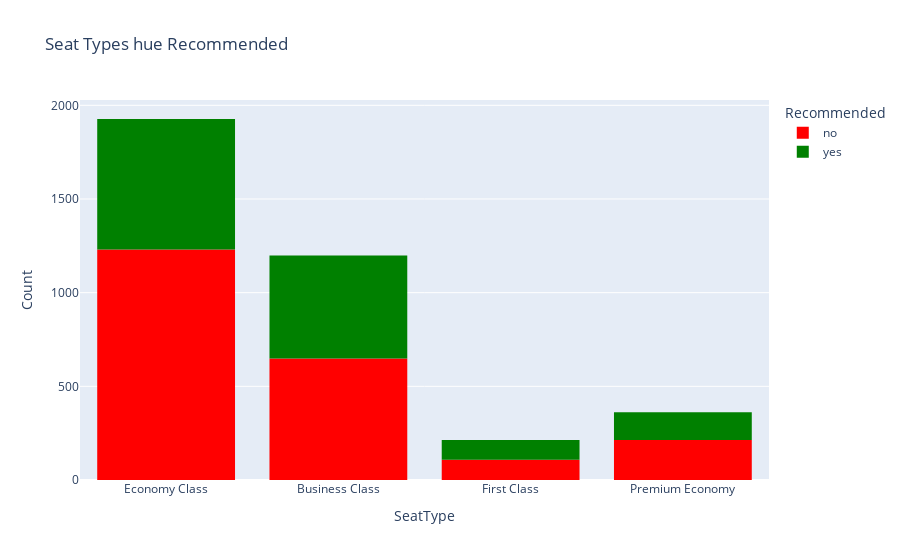

The notebook cell saved with this chart:
### Code cell
# checking SeatType according to recommended
color_map = {'yes':'green', 'no':'red'}
fig = px.histogram(data_frame = data, x = 'SeatType', color = 'Recommended', 
                   color_discrete_map = color_map, title = 'Seat Types hue Recommended')
fig.update_layout(yaxis_title = 'Count')
fig.show();

### Figure 1 — Plotly figure (JSON) as saved in the notebook; plotly's stock layout.template omitted (floating-point values rounded to 4 significant figures; data arrays with more than 128 entries replaced by an {"elided": "..."} marker saying what was removed)
{"data": [{"alignmentgroup": "True", "bingroup": "x", "hovertemplate": "Recommended=no<br>SeatType=%{x}<br>count=%{y}<extra></extra>", "legendgroup": "no", "marker": {"color": "red", "pattern": {"shape": ""}}, "name": "no", "offsetgroup": "no", "orientation": "v", "showlegend": true, "type": "histogram", "x": {"elided": "2203 str values"}, "xaxis": "x", "yaxis": "y"}, {"alignmentgroup": "True", "bingroup": "x", "hovertemplate": "Recommended=yes<br>SeatType=%{x}<br>count=%{y}<extra></extra>", "legendgroup": "yes", "marker": {"color": "green", "pattern": {"shape": ""}}, "name": "yes", "offsetgroup": "yes", "orientation": "v", "showlegend": true, "type": "histogram", "x": {"elided": "1498 str values"}, "xaxis": "x", "yaxis": "y"}], "layout": {"barmode": "relative", "legend": {"title": {"text": "Recommended"}, "tracegroupgap": 0}, "title": {"text": "Seat Types hue Recommended"}, "xaxis": {"anchor": "y", "domain": [0, 1], "title": {"text": "SeatType"}}, "yaxis": {"anchor": "x", "domain": [0, 1], "title": {"text": "Count"}}}}
